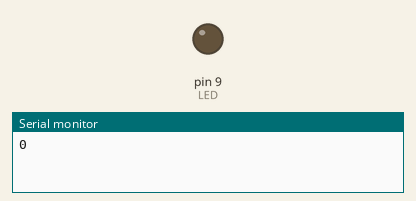
A sketch run on a simulated Arduino Uno, built with avr-gcc and run on an emulated ATmega328P. Parts: output pins drawn as LEDs (lit = HIGH), the last lines printed to the serial monitor.

Above: at 0.05 s.
At 6.45 s:
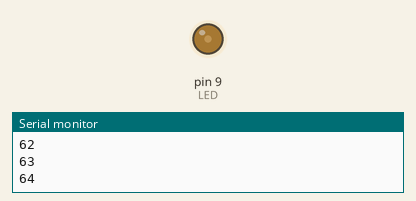
At 12.86 s:
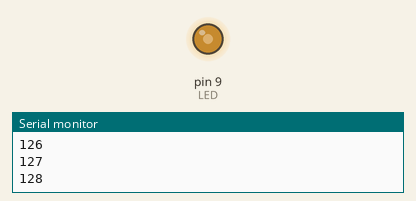
At 25.6 s:
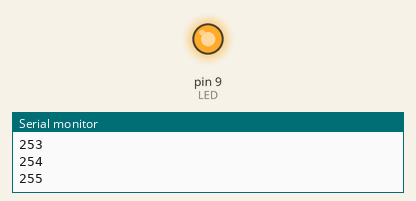
Timing chart, 0 to 40.0 s (numbered marks = the images above):
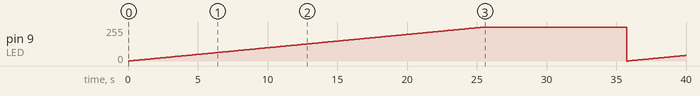

The sketch:

Drain_For_Loop.ino
```cpp
int LED = 9;
int i=0;
void setup() {
  pinMode(LED, OUTPUT);
  Serial.begin(9600);
}

void loop() {
  for (i; i <= 256; i++) {
    analogWrite(LED, i);
    Serial.println(i);
    delay(100);
  }
  i=0;
  delay(10000);
}
```

Measured:
- by itself, pin 9 (LED): 0/255 → 1/255 at 0.10 s, → 2/255 0.10 s later, → 3/255 0.10 s later, → 4/255 0.10 s later, … (298 changes in this stretch)
